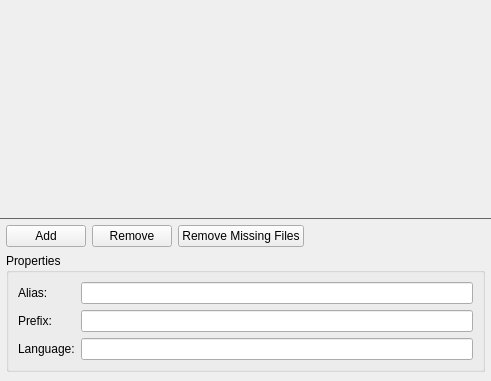
<?xml version="1.0" encoding="UTF-8"?>
<ui version="4.0">
 <class>QrcEditor</class>
 <widget class="QWidget" name="QrcEditor">
  <property name="geometry">
   <rect>
    <x>0</x>
    <y>0</y>
    <width>491</width>
    <height>381</height>
   </rect>
  </property>
  <layout class="QVBoxLayout" name="verticalLayout">
   <property name="spacing">
    <number>0</number>
   </property>
   <property name="leftMargin">
    <number>0</number>
   </property>
   <property name="topMargin">
    <number>0</number>
   </property>
   <property name="rightMargin">
    <number>0</number>
   </property>
   <property name="bottomMargin">
    <number>0</number>
   </property>
   <item>
    <widget class="QWidget" name="centralWidget" native="true">
     <property name="sizePolicy">
      <sizepolicy hsizetype="MinimumExpanding" vsizetype="MinimumExpanding">
       <horstretch>0</horstretch>
       <verstretch>0</verstretch>
      </sizepolicy>
     </property>
    </widget>
   </item>
   <item>
    <widget class="Line" name="line">
     <property name="maximumSize">
      <size>
       <width>16777215</width>
       <height>1</height>
      </size>
     </property>
     <property name="styleSheet">
      <string notr="true">color: #666666</string>
     </property>
     <property name="frameShadow">
      <enum>QFrame::Plain</enum>
     </property>
     <property name="orientation">
      <enum>Qt::Horizontal</enum>
     </property>
    </widget>
   </item>
   <item>
    <widget class="QWidget" name="widget" native="true">
     <layout class="QGridLayout" name="gridLayout">
      <property name="leftMargin">
       <number>6</number>
      </property>
      <property name="topMargin">
       <number>6</number>
      </property>
      <property name="rightMargin">
       <number>6</number>
      </property>
      <item row="0" column="0">
       <layout class="QHBoxLayout" name="horizontalLayout">
        <item>
         <widget class="QPushButton" name="addButton">
          <property name="sizePolicy">
           <sizepolicy hsizetype="Minimum" vsizetype="Fixed">
            <horstretch>0</horstretch>
            <verstretch>0</verstretch>
           </sizepolicy>
          </property>
          <property name="text">
           <string>Add</string>
          </property>
         </widget>
        </item>
        <item>
         <widget class="QPushButton" name="removeButton">
          <property name="text">
           <string>Remove</string>
          </property>
         </widget>
        </item>
        <item>
         <widget class="QPushButton" name="removeNonExistingButton">
          <property name="text">
           <string>Remove Missing Files</string>
          </property>
         </widget>
        </item>
        <item>
         <spacer name="horizontalSpacer">
          <property name="orientation">
           <enum>Qt::Horizontal</enum>
          </property>
          <property name="sizeHint" stdset="0">
           <size>
            <width>40</width>
            <height>20</height>
           </size>
          </property>
         </spacer>
        </item>
       </layout>
      </item>
      <item row="1" column="0">
       <widget class="QGroupBox" name="groupBox">
        <property name="title">
         <string>Properties</string>
        </property>
        <layout class="QFormLayout" name="formLayout">
         <property name="sizeConstraint">
          <enum>QLayout::SetMinAndMaxSize</enum>
         </property>
         <property name="fieldGrowthPolicy">
          <enum>QFormLayout::ExpandingFieldsGrow</enum>
         </property>
         <item row="0" column="0">
          <widget class="QLabel" name="aliasLabel">
           <property name="text">
            <string>Alias:</string>
           </property>
          </widget>
         </item>
         <item row="0" column="1">
          <widget class="QLineEdit" name="aliasText"/>
         </item>
         <item row="1" column="0">
          <widget class="QLabel" name="prefixLabel">
           <property name="text">
            <string>Prefix:</string>
           </property>
          </widget>
         </item>
         <item row="1" column="1">
          <widget class="QLineEdit" name="prefixText"/>
         </item>
         <item row="2" column="0">
          <widget class="QLabel" name="languageLabel">
           <property name="text">
            <string>Language:</string>
           </property>
          </widget>
         </item>
         <item row="2" column="1">
          <widget class="QLineEdit" name="languageText"/>
         </item>
        </layout>
       </widget>
      </item>
     </layout>
    </widget>
   </item>
  </layout>
 </widget>
 <resources/>
 <connections/>
</ui>
